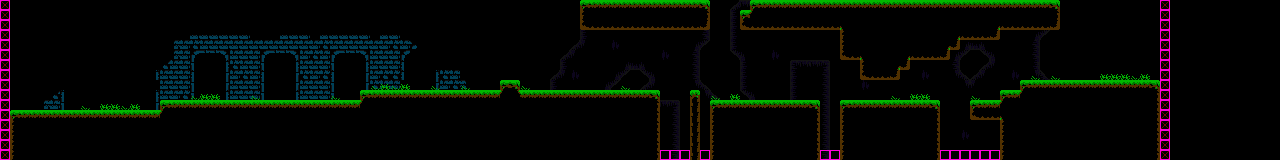

This is a level from a 2D game, rendered from its Tiled map with the project's own tilesets. A one-line summary and the map file follow, with tile-layer data summarised:
An orthogonal 128x16 tile map with 10x10 px tiles, 5 tile layers (Background, Middleground, Foreground, Camera Limit, ...).

<map version="1.0" tiledversion="1.0.1" orientation="orthogonal" renderorder="right-down" width="128" height="16" tilewidth="10" tileheight="10" nextobjectid="1">
 <tileset firstgid="1" source="Tile Set.tsx" />
 <layer name="Background" width="128" height="16">
  <properties>
   <property name="unity:ignore" value="collision" />
   <property name="unity:sortingLayerName" value="Background" />
  </properties>
  <data>[2048 cells, 489 non-empty, 19 distinct tile ids]</data>
 </layer>
 <layer name="Middleground" width="128" height="16">
  <properties>
   <property name="unity:sortingLayerName" value="Middleground" />
  </properties>
  <data>[2048 cells, 854 non-empty, 12 distinct tile ids]</data>
 </layer>
 <layer name="Foreground" width="128" height="16">
  <properties>
   <property name="unity:ignore" value="collision" />
   <property name="unity:sortingLayerName" value="Foreground" />
  </properties>
  <data>[2048 cells, 31 non-empty, 2 distinct tile ids]</data>
 </layer>
 <layer name="Camera Limit" width="128" height="16">
  <properties>
   <property name="unity:ignore" value="visual" />
   <property name="unity:layer" value="Camera Limit" />
  </properties>
  <data>[2048 cells, 44 non-empty, 1 distinct tile ids]</data>
 </layer>
 <layer name="Mob Limit" width="128" height="16">
  <properties>
   <property name="unity:ignore" value="visual" />
   <property name="unity:layer" value="Mob Limit" />
  </properties>
  <data>[2048 cells, 32 non-empty, 1 distinct tile ids]</data>
 </layer>
</map>
